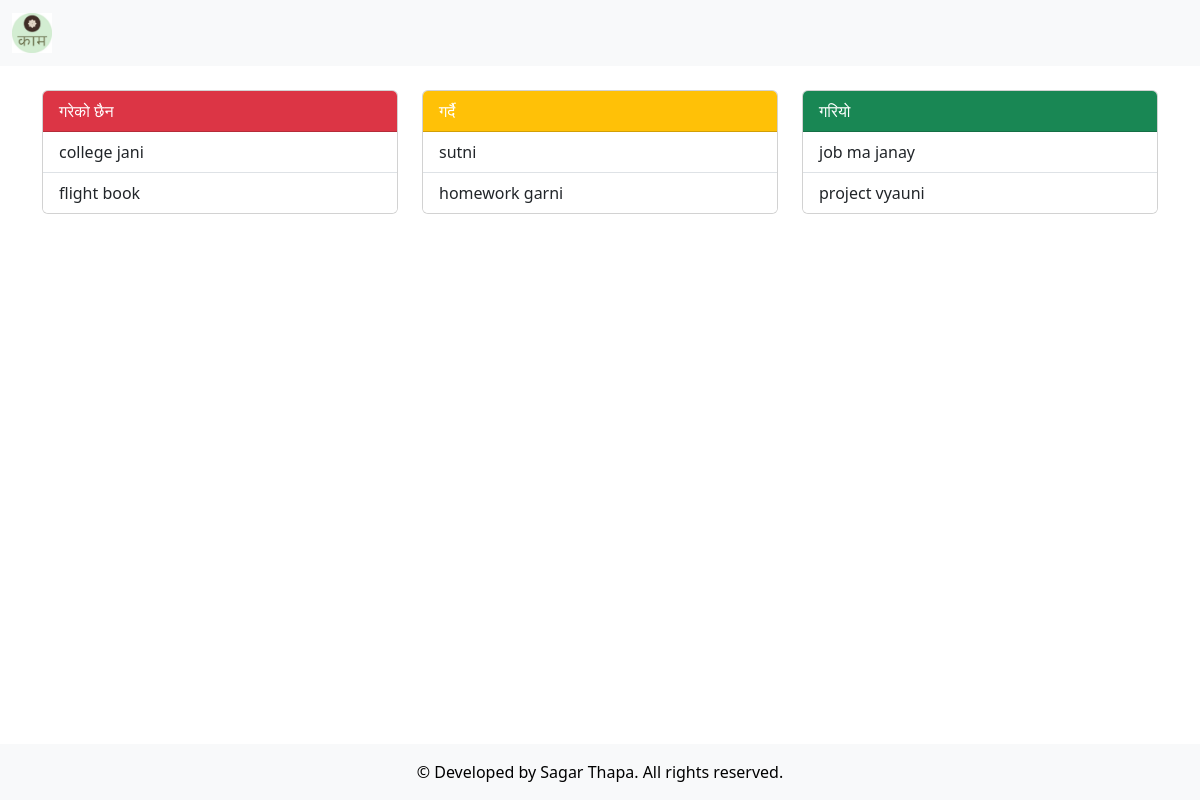
The page /summary/ on the database its author committed.
### base/models.py (models this page shows)
class ToDo(models.Model):
    name = models.CharField(max_length=300,blank=False, null=False)
    description = models.TextField(blank=False, null=False)
    status = models.CharField(max_length=50,choices=status_list,blank=False, null=False)
    def __str__(self):
        return self.name

### base/views.py (the view)
# urls.py: path('summary/', summary, name='summary'),
def summary(request):
    not_done_tasks = ToDo.objects.filter(status='Not Done')
    in_progress_tasks = ToDo.objects.filter(status='In progress')
    done_tasks = ToDo.objects.filter(status='Done')
    print(f"Not Done Tasks: {not_done_tasks}")
    print(f"In Progress Tasks: {in_progress_tasks}")
    print(f"Done Tasks: {done_tasks}")
    context = {
        'not_done_tasks': not_done_tasks,
        'in_progress_tasks': in_progress_tasks,
        'done_tasks': done_tasks,
    }
    return render(request, 'summary.html', context)

### templates/summary.html (shortened to what this page needs)
<!DOCTYPE html>
<html lang="en">
<head>
    <link href="https://cdn.jsdelivr.net/npm/bootstrap@5.3.2/dist/css/bootstrap.min.css" rel="stylesheet">
</head>
<body>
    {% include 'nav.html' %}
    <div class="container my-4">
        <div class="row">
            <div class="col-md-4">
                <div class="card">
                    <div class="card-header bg-danger text-white">
                        गरेको छैन
                    </div>
                    <ul class="list-group list-group-flush">
                        {% for task in not_done_tasks %}
                        <li class="list-group-item">{{ task.name }}</li>
                        {% empty %}
                        <li class="list-group-item">No tasks found</li>
                        {% endfor %}
                    </ul>
                </div>
            </div>
            <div class="col-md-4">
                <div class="card">
                    <div class="card-header bg-warning text-white">
                        गर्दै
                    </div>
                    <ul class="list-group list-group-flush">
                        {% for task in in_progress_tasks %}
                        <li class="list-group-item">{{ task.name }}</li>
                        {% empty %}
                        <li class="list-group-item">No tasks found</li>
                        {% endfor %}
                    </ul>
                </div>
            </div>
            <div class="col-md-4">
                <div class="card">
                    <div class="card-header bg-success text-white">
                        गरियो
                    </div>
                    <ul class="list-group list-group-flush">
                        {% for task in done_tasks %}
                        <li class="list-group-item">{{ task.name }}</li>
                        {% empty %}
                        <li class="list-group-item">No tasks found</li>
                        {% endfor %}
                    </ul>
                </div>
            </div>
        </div>
    </div>
</body>
{% include 'footer.html' %}
</html>

### templates/summary.html (style rules this page uses)
html, body { height: 100%; margin: 0; }
body { display: flex; flex-direction: column; min-height: 100vh; }

### rows shown on the page
ToDo: name "college jani"
ToDo: name "flight book"
ToDo: name "sutni"
ToDo: name "homework garni"
ToDo: name "job ma janay"
ToDo: name "project vyauni"
